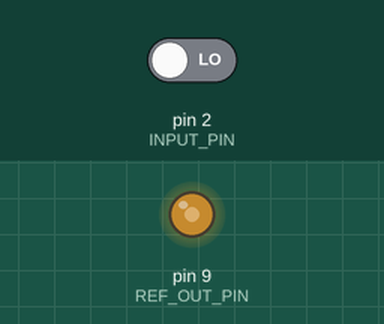
Recording of a sketch running on a simulated Arduino Uno, built with avr-gcc and run on an emulated ATmega328P. Parts: output pins drawn as LEDs (lit = HIGH). The test bench sets the inputs (shaded band); at power-on: pin 2 (INPUT_PIN) LOW. What the sketch prints to the serial monitor is not drawn.

Above: at 0.1 s.
Timing chart, 0 to 1.6 s (numbered marks = the images above):
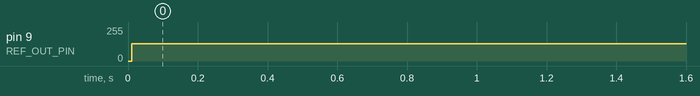

The sketch:

FrequencyCounter.ino
```cpp
#define REF_OUT_PIN						9
#define INPUT_PIN						2
#define SAMPLE_COUNT					120
#define PULSES_PER_CYCLE 				1 /* 1 for PWM and 2 for AC */
#define STATE_CHANGE_PER_PULSE 			2
#define STATE_CHANGE_PER_CYCLE			(PULSES_PER_CYCLE * STATE_CHANGE_PER_PULSE)

#define TIMER_COUNT						2478	/* 100 Hz*/
#define DUTY_CYCLE_COUNT				(TIMER_COUNT / 2)	/* 50 % ON */
#define NO_CLK_SRC                      (0)
#define PRESCALR_1                      (_BV(CS10))
#define PRESCALR_8                      (_BV(CS11))
#define PRESCALR_64                     (_BV(CS11) | _BV(CS10))
#define PRESCALR_256                    (_BV(CS12))
#define PRESCALR_1024                   (_BV(CS11) | _BV(CS10))
#define EXT_CLK_SRC_RISING              (_BV(CS12) | _BV(CS11))
#define EXT_CLK_SRC_FALING              (_BV(CS12) | _BV(CS11) | _BV(CS10))

char Msg[64];

void setup()
{
	pinMode(INPUT_PIN, INPUT);
	pinMode(REF_OUT_PIN, OUTPUT);
	setup_pwm();
	Serial.begin(115200);
	sprintf(Msg, "frequency counter");
	Serial.println(Msg);
}

void loop()
{
	/* compute and print frequency */
	float freq = compute_line_frequency(SAMPLE_COUNT);

	sprintf(Msg, "frequency:");
	Serial.print(Msg);
	Serial.print(freq, 3);
	sprintf(Msg, " Hz");
	Serial.println(Msg);
	// delay(1 * 1000);
}

float compute_line_frequency(uint16_t sample_count)
{
	uint16_t change_count = 0;
	uint16_t cur_state = LOW;
	uint16_t pre_state = LOW;
	uint32_t start_time_us = 0;
	uint32_t time_diff_us = 0;

	while(1)
	{
		cur_state = digitalRead(INPUT_PIN);

		if(cur_state != pre_state)
		{
			if(change_count == 0)
			{
				start_time_us = micros();
			}
			else if(change_count == (sample_count -1))
			{
				time_diff_us = micros() - start_time_us;
				break;
			}

			change_count++;
		}

		pre_state = cur_state;
	}

	// sprintf(Msg, "Sample count: %d\t cycles: %d\ttime: %ld us", sample_count, (sample_count / STATE_CHANGE_PER_CYCLE), time_diff_us);
	// Serial.println(Msg);

	return (( (((float)sample_count / (float)STATE_CHANGE_PER_CYCLE) -0.5f) * 1000000.0f) / (float)(time_diff_us));
}

void setup_pwm()
{
    // clear the counter
    TCCR1A = 0;
    TCCR1B = 0;
    TCNT1  = 0;

    // non-inverted PWM on ch A and ch B
    TCCR1A = _BV(COM1A1) | _BV(COM1B1);
    // mode 14: fast PWM, TOP = ICR1
    TCCR1A |= _BV(WGM11);
    TCCR1B |= (_BV(WGM12) |_BV(WGM13));

    // set prescalar
    TCCR1B |= PRESCALR_64;

    ICR1 = (TIMER_COUNT -1);
    OCR1A = DUTY_CYCLE_COUNT;
}

void disable_pwm()
{
	TCCR1A = 0;
    TCCR1B = 0;
    TCNT1  = 0;
}
```

Measured:
- by itself, pin 9 (REF_OUT_PIN): 0/255 → 128/255 at 0.01 s
